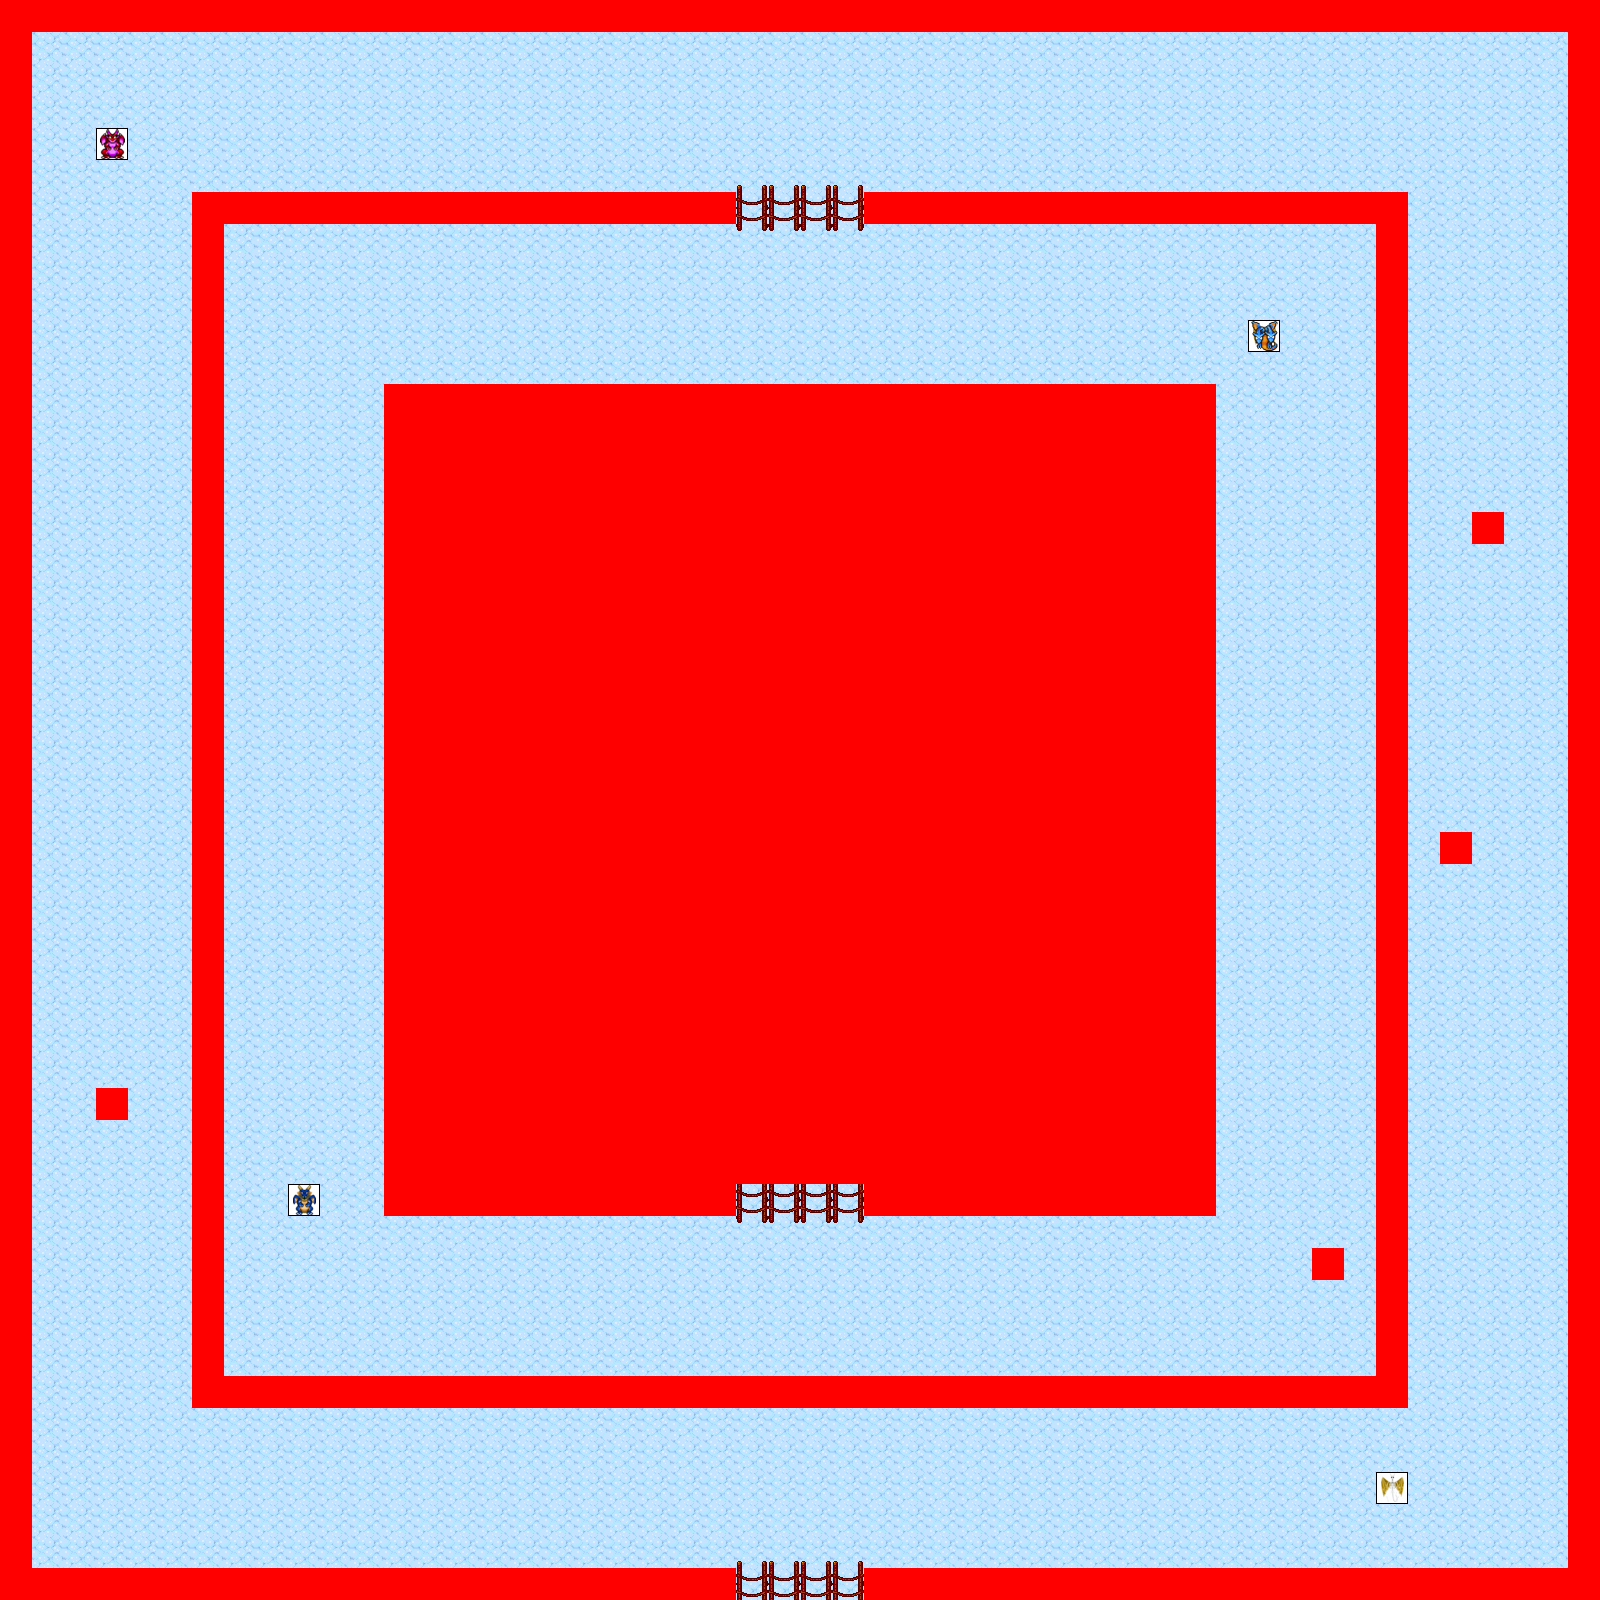

This game map was drawn from its Tiled (.tmx) file and the tilesets committed beside it. A one-line description and the trimmed map source follow:
An orthogonal 50x50 tile map with 32x32 px tiles, 8 tile layers (0_floor, 1_terrain, 2_object, 3_roof, ...), 8 tilesets.

<map version="1.0" orientation="orthogonal" renderorder="right-down" width="50" height="50" tilewidth="32" tileheight="32" nextobjectid="1">
 <tileset firstgid="1" name="icewall" tilewidth="32" tileheight="32" tilecount="8" columns="2">
  <image source="../../tileset/pol/waly/icewall.png" width="64" height="128" />
 </tileset>
 <tileset firstgid="9" name="rope_ladder" tilewidth="32" tileheight="32" tilecount="20" columns="5">
  <image source="../../tileset/ground/ladder/rope_ladder.png" width="160" height="128" />
 </tileset>
 <tileset firstgid="29" name="rock_snow" tilewidth="32" tileheight="32" tilecount="1" columns="1">
  <image source="../../tileset/pol/natura/rock_snow.png" width="32" height="32" />
 </tileset>
 <tileset firstgid="30" name="ground_snow05" tilewidth="32" tileheight="32" tilecount="18" columns="3">
  <image source="../../tileset/pol/podloze/ground_snow05.png" width="96" height="192" />
 </tileset>
 <tileset firstgid="48" name="brown" tilewidth="32" tileheight="32" tilecount="5" columns="5">
  <image source="../../tileset/ground/brown.png" width="160" height="32" />
 </tileset>
 <tileset firstgid="53" name="../../tileset/logic/collision.png" tilewidth="32" tileheight="32" tilecount="1" columns="1">
  <image source="../../tileset/logic/collision.png" width="32" height="32" />
 </tileset>
 <tileset firstgid="54" name="../../tileset/logic/collision.png" tilewidth="32" tileheight="32" tilecount="1" columns="1">
  <image source="../../tileset/logic/collision.png" width="32" height="32" />
 </tileset>
 <tileset firstgid="55" name="huge_animal" tilewidth="32" tileheight="32" tilecount="14" columns="14">
  <image source="../../tileset/logic/creature/huge_animal.png" width="451" height="32" />
 </tileset>
 <layer name="0_floor" width="50" height="50">
  <data>[2500 cells, 2500 non-empty, 2 distinct tile ids]</data>
 </layer>
 <layer name="1_terrain" width="50" height="50">
  <data>[2500 cells, 464 non-empty, 12 distinct tile ids]</data>
 </layer>
 <layer name="2_object" width="50" height="50">
  <data>[2500 cells, 0 non-empty, 0 distinct tile ids]</data>
 </layer>
 <layer name="3_roof" width="50" height="50">
  <data>[2500 cells, 0 non-empty, 0 distinct tile ids]</data>
 </layer>
 <layer name="4_roof_add" width="50" height="50">
  <data>[2500 cells, 0 non-empty, 0 distinct tile ids]</data>
 </layer>
 <layer name="objects" width="50" height="50">
  <data>[2500 cells, 4 non-empty, 4 distinct tile ids]</data>
 </layer>
 <layer name="collision" width="50" height="50">
  <data>[2500 cells, 1012 non-empty, 1 distinct tile ids]</data>
 </layer>
 <layer name="protection" width="50" height="50">
  <data>[2500 cells, 0 non-empty, 0 distinct tile ids]</data>
 </layer>
</map>
